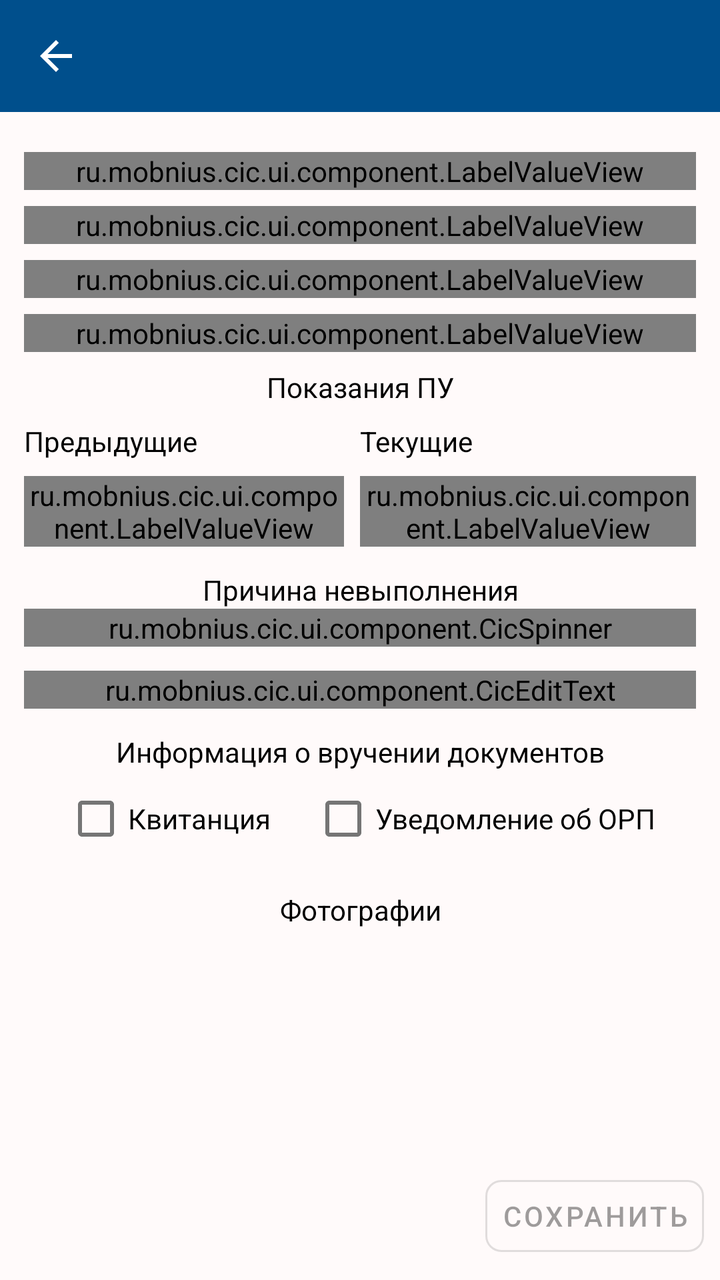
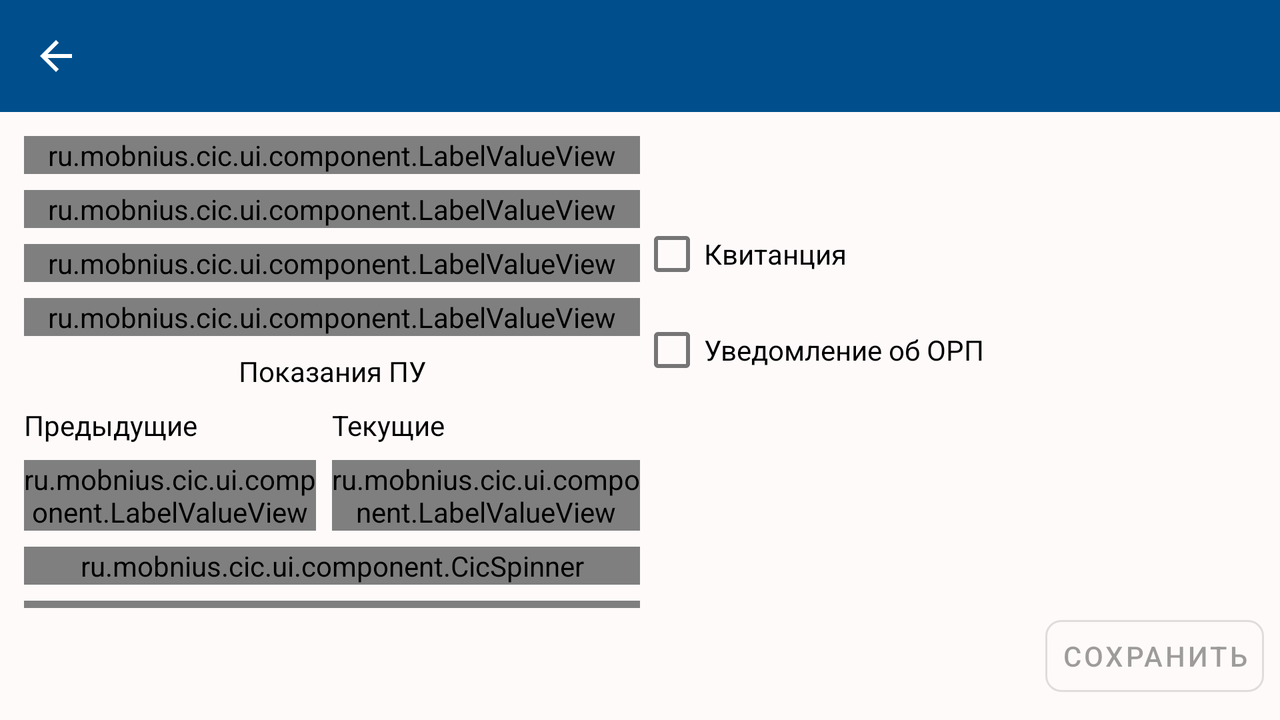

Two renders of one Android screen. The first uses the default layout on a phone; the second uses the alternative layout the repository ships for a different screen configuration, on a matching device. The two XML files are below.
<!-- AndroidManifest.xml: application theme LkkBlueTheme -->
<!-- res/layout/fragment_meter_result.xml -->
<?xml version="1.0" encoding="utf-8"?>
<androidx.constraintlayout.widget.ConstraintLayout xmlns:android="http://schemas.android.com/apk/res/android"
    xmlns:app="http://schemas.android.com/apk/res-auto"
    android:layout_width="match_parent"
    android:layout_height="match_parent">

    <com.google.android.material.appbar.MaterialToolbar
        android:id="@+id/fragment_meter_toolbar"
        android:layout_width="match_parent"
        android:layout_height="?attr/actionBarSize"
        android:background="@color/colorPrimary"
        app:layout_constraintTop_toTopOf="parent"
        app:navigationIcon="@drawable/ic_arrow_back_24"
        app:titleTextColor="@color/color_white" />

    <androidx.core.widget.NestedScrollView
        android:id="@+id/fragment_meter_scroll"
        android:layout_width="match_parent"
        android:layout_height="0dp"
        android:overScrollMode="never"
        app:layout_constraintBottom_toTopOf="@id/fragment_meter_save"
        app:layout_constraintTop_toBottomOf="@id/fragment_meter_toolbar">

        <androidx.constraintlayout.widget.ConstraintLayout
            android:layout_width="match_parent"
            android:layout_height="wrap_content"
            android:padding="@dimen/indent_l">

            <ru.mobnius.cic.ui.component.LabelValueView
                android:id="@+id/fragment_meter_dispatcher_comment"
                android:layout_width="match_parent"
                android:layout_height="wrap_content"
                android:visibility="gone"
                android:layout_marginTop="@dimen/indent_m"
                app:label="@string/dispatcher_comment"
                app:layout_constraintTop_toTopOf="parent" />

            <ru.mobnius.cic.ui.component.LabelValueView
                android:id="@+id/fragment_meter_account_number"
                android:layout_width="match_parent"
                android:layout_height="wrap_content"
                android:layout_marginTop="@dimen/indent_m"
                app:label="@string/account_number"
                app:layout_constraintTop_toBottomOf="@id/fragment_meter_dispatcher_comment" />


            <ru.mobnius.cic.ui.component.LabelValueView
                android:id="@+id/fragment_meter_owner_name"
                android:layout_width="match_parent"
                android:layout_height="wrap_content"
                android:layout_marginTop="@dimen/indent_m"
                app:label="@string/subscr_name"
                app:layout_constraintTop_toBottomOf="@id/fragment_meter_account_number" />


            <ru.mobnius.cic.ui.component.LabelValueView
                android:id="@+id/fragment_meter_device_number"
                android:layout_width="match_parent"
                android:layout_height="wrap_content"
                android:layout_marginTop="@dimen/indent_m"
                app:label="@string/device_number"
                app:layout_constraintTop_toBottomOf="@id/fragment_meter_owner_name" />

            <ru.mobnius.cic.ui.component.LabelValueView
                android:id="@+id/fragment_meter_device_type"
                android:layout_width="match_parent"
                android:layout_height="wrap_content"
                android:layout_marginTop="@dimen/indent_m"
                app:label="@string/device_type"
                app:layout_constraintTop_toBottomOf="@id/fragment_meter_device_number" />

            <androidx.appcompat.widget.AppCompatTextView
                android:id="@+id/fragment_meter_first_reading_title"
                android:layout_width="wrap_content"
                android:layout_height="wrap_content"
                android:layout_marginTop="@dimen/indent_m"
                android:labelFor="@id/fragment_meter_reading_layout"
                android:text="@string/meter_readings"
                app:layout_constraintEnd_toEndOf="parent"
                app:layout_constraintStart_toStartOf="parent"
                app:layout_constraintTop_toBottomOf="@id/fragment_meter_device_type" />

            <androidx.constraintlayout.widget.ConstraintLayout
                android:id="@+id/fragment_meter_reading_layout"
                android:layout_width="match_parent"
                android:layout_height="wrap_content"
                android:layout_marginTop="@dimen/indent_m"
                app:layout_constraintTop_toBottomOf="@id/fragment_meter_first_reading_title">

                <androidx.constraintlayout.widget.Guideline
                    android:id="@+id/fragment_meter_first_reading_guide"
                    android:layout_width="wrap_content"
                    android:layout_height="wrap_content"
                    android:orientation="vertical"
                    app:layout_constraintGuide_percent="0.5" />

                <androidx.appcompat.widget.AppCompatTextView
                    android:id="@+id/fragment_meter_previous_label"
                    android:layout_width="0dp"
                    android:layout_height="wrap_content"
                    android:layout_marginEnd="@dimen/indent_m"
                    android:text="@string/previous"
                    app:layout_constraintEnd_toStartOf="@id/fragment_meter_first_reading_guide"
                    app:layout_constraintStart_toStartOf="parent"
                    app:layout_constraintTop_toTopOf="parent" />

                <ru.mobnius.cic.ui.component.LabelValueView
                    android:id="@+id/fragment_meter_previous_date"
                    android:layout_width="0dp"
                    android:layout_height="wrap_content"
                    android:layout_marginTop="@dimen/indent_m"
                    android:layout_marginEnd="@dimen/indent_m"
                    app:label="@string/date"
                    app:layout_constraintEnd_toStartOf="@id/fragment_meter_first_reading_guide"
                    app:layout_constraintStart_toStartOf="parent"
                    app:layout_constraintTop_toBottomOf="@id/fragment_meter_previous_label" />

                <androidx.appcompat.widget.AppCompatTextView
                    android:id="@+id/fragment_meter_current_label"
                    android:layout_width="0dp"
                    android:layout_height="wrap_content"
                    android:text="@string/current"
                    app:layout_constraintEnd_toEndOf="parent"
                    app:layout_constraintStart_toEndOf="@id/fragment_meter_first_reading_guide"
                    app:layout_constraintTop_toTopOf="parent" />

                <ru.mobnius.cic.ui.component.LabelValueView
                    android:id="@+id/fragment_meter_current_date"
                    android:layout_width="0dp"
                    android:layout_height="wrap_content"
                    android:layout_marginTop="@dimen/indent_m"
                    app:label="@string/date"
                    app:layout_constraintEnd_toEndOf="parent"
                    app:layout_constraintStart_toEndOf="@id/fragment_meter_first_reading_guide"
                    app:layout_constraintTop_toBottomOf="@id/fragment_meter_current_label" />

            </androidx.constraintlayout.widget.ConstraintLayout>

            <androidx.recyclerview.widget.RecyclerView
                android:id="@+id/fragment_meter_meters_list"
                android:layout_width="match_parent"
                android:layout_height="wrap_content"
                android:overScrollMode="never"
                app:layout_constraintTop_toBottomOf="@id/fragment_meter_reading_layout" />

            <androidx.appcompat.widget.AppCompatTextView
                android:id="@+id/fragment_meter_failure_reason_label"
                android:layout_width="match_parent"
                android:layout_height="wrap_content"
                android:gravity="center"
                android:layout_marginTop="@dimen/indent_l"
                android:text="@string/failure_reason"
                app:layout_constraintTop_toBottomOf="@id/fragment_meter_meters_list" />

            <ru.mobnius.cic.ui.component.CicSpinner
                android:id="@+id/fragment_meter_failure_reason"
                android:layout_width="match_parent"
                android:layout_height="wrap_content"
                app:layout_constraintTop_toBottomOf="@id/fragment_meter_failure_reason_label" />

            <ru.mobnius.cic.ui.component.CicEditText
                android:id="@+id/fragment_meter_notice"
                android:layout_width="match_parent"
                android:layout_height="wrap_content"
                android:layout_marginTop="@dimen/indent_l"
                app:cicEditTextLabel="@string/notice"
                app:cicEditTextMaxLength="250"
                app:layout_constraintTop_toBottomOf="@id/fragment_meter_failure_reason" />

            <androidx.constraintlayout.widget.ConstraintLayout
                android:id="@+id/fragment_meter_checkbox_container"
                android:layout_width="match_parent"
                android:layout_height="wrap_content"
                android:orientation="horizontal"
                android:layout_marginTop="@dimen/indent_l"
                app:layout_constraintTop_toBottomOf="@id/fragment_meter_notice">

                <androidx.appcompat.widget.AppCompatTextView
                    android:id="@+id/fragment_meter_checkbox_container_label"
                    android:layout_width="match_parent"
                    android:layout_height="wrap_content"

                    android:gravity="center"
                    android:labelFor="@id/fragment_meter_reading_layout"
                    android:text="@string/document_delivery_info"
                    app:layout_constraintTop_toTopOf="parent" />

                <com.google.android.material.checkbox.MaterialCheckBox
                    android:id="@+id/fragment_meter_receipt"
                    android:layout_width="wrap_content"
                    android:layout_height="wrap_content"
                    android:text="@string/receipt"
                    app:layout_constraintEnd_toStartOf="@id/fragment_meter_notification_orp"
                    app:layout_constraintStart_toStartOf="parent"
                    app:layout_constraintTop_toBottomOf="@id/fragment_meter_checkbox_container_label" />

                <com.google.android.material.checkbox.MaterialCheckBox
                    android:id="@+id/fragment_meter_notification_orp"
                    android:layout_width="wrap_content"
                    android:layout_height="wrap_content"
                    android:text="@string/notification_orp"
                    app:layout_constraintEnd_toEndOf="parent"
                    app:layout_constraintStart_toEndOf="@id/fragment_meter_receipt"
                    app:layout_constraintTop_toBottomOf="@id/fragment_meter_checkbox_container_label" />

            </androidx.constraintlayout.widget.ConstraintLayout>

            <androidx.appcompat.widget.AppCompatTextView
                android:id="@+id/fragment_photo_label"
                android:layout_width="match_parent"
                android:layout_height="wrap_content"
                android:layout_marginTop="@dimen/indent_l"
                android:text="@string/photos"
                android:gravity="center"
                app:layout_constraintTop_toBottomOf="@id/fragment_meter_checkbox_container" />

            <androidx.appcompat.widget.AppCompatTextView
                android:id="@+id/fragment_photo_validation_message"
                android:layout_width="match_parent"
                android:layout_height="wrap_content"
                android:layout_marginTop="@dimen/indent_m"
                app:layout_constraintTop_toBottomOf="@id/fragment_photo_label" />

            <ProgressBar
                android:id="@+id/fragment_meter_image_loading"
                android:layout_width="wrap_content"
                android:layout_height="wrap_content"
                android:visibility="gone"
                app:layout_constraintEnd_toEndOf="parent"
                app:layout_constraintStart_toStartOf="parent"
                app:layout_constraintTop_toBottomOf="@id/fragment_photo_validation_message" />

            <androidx.recyclerview.widget.RecyclerView
                android:id="@+id/fragment_meter_image_list"
                android:layout_width="match_parent"
                android:layout_height="wrap_content"
                android:layout_marginTop="@dimen/indent_m"
                android:overScrollMode="never"
                app:layout_constraintEnd_toEndOf="parent"
                app:layout_constraintTop_toBottomOf="@id/fragment_meter_image_loading" />


        </androidx.constraintlayout.widget.ConstraintLayout>

    </androidx.core.widget.NestedScrollView>

    <com.google.android.material.button.MaterialButton
        android:id="@+id/fragment_meter_save"
        style="@style/Widget.MaterialComponents.Button.OutlinedButton"
        android:layout_width="wrap_content"
        android:layout_height="wrap_content"
        android:layout_margin="@dimen/indent_m"
        android:enabled="false"
        android:padding="@dimen/indent_m"
        android:text="@string/save"
        app:cornerRadius="@dimen/indent_m"
        app:layout_constraintBottom_toBottomOf="parent"
        app:layout_constraintEnd_toEndOf="parent" />

</androidx.constraintlayout.widget.ConstraintLayout>
<!-- resources referenced by this layout -->
<resources>
  <color name="colorPrimary">#004f8c</color>
  <color name="color_white">#ffffff</color>
  <dimen name="indent_l">12dp</dimen>
  <dimen name="indent_m">8dp</dimen>
  <!-- drawable ic_arrow_back_24 (drawable) -->
  <vector xmlns:android="http://schemas.android.com/apk/res/android"
      android:width="24dp"
      android:height="24dp"
      android:autoMirrored="true"
      android:tint="@color/color_white"
      android:viewportWidth="24"
      android:viewportHeight="24">
      <path
          android:fillColor="@android:color/white"
          android:pathData="M20,11H7.83l5.59,-5.59L12,4l-8,8 8,8 1.41,-1.41L7.83,13H20v-2z" />
  </vector>
  <string name="account_number">Номер лицевого счета</string>
  <string name="current">Текущие</string>
  <string name="date">Дата</string>
  <string name="device_number">Номер ПУ</string>
  <string name="device_type">Тип ПУ</string>
  <string name="dispatcher_comment">Комментарий диспетчера</string>
  <string name="document_delivery_info">Информация о вручении документов</string>
  <string name="failure_reason">Причина невыполнения</string>
  <string name="meter_readings">Показания ПУ</string>
  <string name="notice">Примечание</string>
  <string name="notification_orp">Уведомление об ОРП</string>
  <string name="photos">Фотографии</string>
  <string name="previous">Предыдущие</string>
  <string name="receipt">Квитанция</string>
  <string name="save">Сохранить</string>
  <string name="subscr_name">ФИО/Наименование</string>
  <style name="LkkBlueTheme" parent="Theme.MaterialComponents.Light.NoActionBar">
  
          <item name="colorPrimary">@color/colorPrimary</item>
          <item name="colorPrimaryDark">@color/colorPrimaryDark</item>
          <item name="colorAccent">@color/colorAccent</item>
          <item name="android:textColor">@color/color_black</item>
          <item name="colorError">@color/colorAccent</item>
          <item name="android:textColorHint">@color/colorHint</item>
          <item name="android:textColorSecondary">@color/color_white</item>
          <item name="android:windowBackground">@color/colorBackground</item>
      </style>
  <color name="colorPrimaryDark">#044069</color>
  <color name="colorAccent">#E73B23</color>
  <color name="color_black">#000000</color>
  <color name="colorHint">#878787</color>
  <color name="colorBackground">#FFFAFA</color>
</resources>
<!-- res/layout-land/fragment_meter_result.xml (the author's variant of the layout above) -->
<!-- drawn on the phone turned sideways -->
<?xml version="1.0" encoding="utf-8"?>
<androidx.constraintlayout.widget.ConstraintLayout xmlns:android="http://schemas.android.com/apk/res/android"
    xmlns:app="http://schemas.android.com/apk/res-auto"
    android:layout_width="match_parent"
    android:layout_height="match_parent">

    <com.google.android.material.appbar.MaterialToolbar
        android:id="@+id/fragment_meter_toolbar"
        android:layout_width="match_parent"
        android:layout_height="?attr/actionBarSize"
        android:background="@color/colorPrimary"
        app:layout_constraintTop_toTopOf="parent"
        app:navigationIcon="@drawable/ic_arrow_back_24"
        app:titleTextColor="@color/color_white" />


    <androidx.core.widget.NestedScrollView
        android:id="@+id/fragment_meter_scroll"
        android:layout_width="match_parent"
        android:layout_height="0dp"
        android:overScrollMode="never"
        app:layout_constraintBottom_toTopOf="@id/fragment_meter_save"
        app:layout_constraintTop_toBottomOf="@id/fragment_meter_toolbar">

        <androidx.constraintlayout.widget.ConstraintLayout
            android:layout_width="match_parent"
            android:layout_height="wrap_content"
            android:padding="@dimen/indent_l">

            <androidx.constraintlayout.widget.Guideline
                android:id="@+id/fragment_meter_main_guide_v50"
                android:layout_width="wrap_content"
                android:layout_height="wrap_content"
                android:orientation="vertical"
                app:layout_constraintGuide_percent="0.5" />

            <ru.mobnius.cic.ui.component.LabelValueView
                android:id="@+id/fragment_meter_dispatcher_comment"
                android:layout_width="0dp"
                android:layout_height="wrap_content"
                android:visibility="gone"
                app:label="@string/dispatcher_comment"
                app:layout_constraintEnd_toStartOf="@id/fragment_meter_main_guide_v50"
                app:layout_constraintStart_toStartOf="parent"
                app:layout_constraintTop_toTopOf="parent" />

            <ru.mobnius.cic.ui.component.LabelValueView
                android:id="@+id/fragment_meter_account_number"
                android:layout_width="0dp"
                android:layout_height="wrap_content"
                app:label="@string/account_number"
                app:layout_constraintEnd_toStartOf="@id/fragment_meter_main_guide_v50"
                app:layout_constraintStart_toStartOf="parent"
                app:layout_constraintTop_toBottomOf="@id/fragment_meter_dispatcher_comment" />


            <ru.mobnius.cic.ui.component.LabelValueView
                android:id="@+id/fragment_meter_owner_name"
                android:layout_width="0dp"
                android:layout_height="wrap_content"
                android:layout_marginTop="@dimen/indent_m"
                app:label="@string/subscr_name"
                app:layout_constraintEnd_toStartOf="@id/fragment_meter_main_guide_v50"
                app:layout_constraintStart_toStartOf="parent"
                app:layout_constraintTop_toBottomOf="@id/fragment_meter_account_number" />

            <ru.mobnius.cic.ui.component.LabelValueView
                android:id="@+id/fragment_meter_device_number"
                android:layout_width="0dp"
                android:layout_height="wrap_content"
                android:layout_marginTop="@dimen/indent_m"
                app:label="@string/device_number"
                app:layout_constraintEnd_toStartOf="@id/fragment_meter_main_guide_v50"
                app:layout_constraintStart_toStartOf="parent"
                app:layout_constraintTop_toBottomOf="@id/fragment_meter_owner_name" />

            <ru.mobnius.cic.ui.component.LabelValueView
                android:id="@+id/fragment_meter_device_type"
                android:layout_width="0dp"
                android:layout_height="wrap_content"
                android:layout_marginTop="@dimen/indent_m"
                app:label="@string/device_type"
                app:layout_constraintEnd_toStartOf="@id/fragment_meter_main_guide_v50"
                app:layout_constraintStart_toStartOf="parent"
                app:layout_constraintTop_toBottomOf="@id/fragment_meter_device_number" />

            <androidx.appcompat.widget.AppCompatTextView
                android:id="@+id/fragment_meter_first_reading_title"
                android:layout_width="wrap_content"
                android:layout_height="wrap_content"
                android:layout_marginTop="@dimen/indent_m"
                android:labelFor="@id/fragment_meter_reading_layout"
                android:text="@string/meter_readings"
                app:layout_constraintEnd_toStartOf="@id/fragment_meter_main_guide_v50"
                app:layout_constraintStart_toStartOf="parent"
                app:layout_constraintTop_toBottomOf="@id/fragment_meter_device_type" />

            <androidx.constraintlayout.widget.ConstraintLayout
                android:id="@+id/fragment_meter_reading_layout"
                android:layout_width="0dp"
                android:layout_height="wrap_content"
                android:layout_marginTop="@dimen/indent_m"
                app:layout_constraintEnd_toStartOf="@id/fragment_meter_main_guide_v50"
                app:layout_constraintStart_toStartOf="parent"
                app:layout_constraintTop_toBottomOf="@id/fragment_meter_first_reading_title">

                <androidx.constraintlayout.widget.Guideline
                    android:id="@+id/fragment_meter_first_reading_guide"
                    android:layout_width="wrap_content"
                    android:layout_height="wrap_content"
                    android:orientation="vertical"
                    app:layout_constraintGuide_percent="0.5" />

                <androidx.appcompat.widget.AppCompatTextView
                    android:id="@+id/fragment_meter_previous_label"
                    android:layout_width="0dp"
                    android:layout_height="wrap_content"
                    android:layout_marginEnd="@dimen/indent_m"
                    android:text="@string/previous"
                    app:layout_constraintEnd_toStartOf="@id/fragment_meter_first_reading_guide"
                    app:layout_constraintStart_toStartOf="parent"
                    app:layout_constraintTop_toTopOf="parent" />

                <ru.mobnius.cic.ui.component.LabelValueView
                    android:id="@+id/fragment_meter_previous_date"
                    android:layout_width="0dp"
                    android:layout_height="wrap_content"
                    android:layout_marginTop="@dimen/indent_m"
                    android:layout_marginEnd="@dimen/indent_m"
                    app:label="@string/date"
                    app:layout_constraintEnd_toStartOf="@id/fragment_meter_first_reading_guide"
                    app:layout_constraintStart_toStartOf="parent"
                    app:layout_constraintTop_toBottomOf="@id/fragment_meter_previous_label" />

                <androidx.appcompat.widget.AppCompatTextView
                    android:id="@+id/fragment_meter_current_label"
                    android:layout_width="0dp"
                    android:layout_height="wrap_content"
                    android:text="@string/current"
                    app:layout_constraintEnd_toEndOf="parent"
                    app:layout_constraintStart_toEndOf="@id/fragment_meter_first_reading_guide"
                    app:layout_constraintTop_toTopOf="parent" />

                <ru.mobnius.cic.ui.component.LabelValueView
                    android:id="@+id/fragment_meter_current_date"
                    android:layout_width="0dp"
                    android:layout_height="wrap_content"
                    android:layout_marginTop="@dimen/indent_m"
                    app:label="@string/date"
                    app:layout_constraintEnd_toEndOf="parent"
                    app:layout_constraintStart_toEndOf="@id/fragment_meter_first_reading_guide"
                    app:layout_constraintTop_toBottomOf="@id/fragment_meter_current_label" />

            </androidx.constraintlayout.widget.ConstraintLayout>

            <androidx.recyclerview.widget.RecyclerView
                android:id="@+id/fragment_meter_meters_list"
                android:layout_width="0dp"
                android:layout_height="wrap_content"
                android:layout_marginEnd="@dimen/indent_m"
                android:overScrollMode="never"
                app:layout_constraintEnd_toStartOf="@id/fragment_meter_main_guide_v50"
                app:layout_constraintStart_toStartOf="parent"
                app:layout_constraintTop_toBottomOf="@id/fragment_meter_reading_layout" />

            <ru.mobnius.cic.ui.component.CicSpinner
                android:id="@+id/fragment_meter_failure_reason"
                android:layout_width="0dp"
                android:layout_height="wrap_content"
                android:layout_marginTop="@dimen/indent_m"
                app:cicSpinnerLabel="@string/failure_reason"
                app:layout_constraintEnd_toStartOf="@id/fragment_meter_main_guide_v50"
                app:layout_constraintStart_toStartOf="parent"
                app:layout_constraintTop_toBottomOf="@id/fragment_meter_meters_list" />

            <ru.mobnius.cic.ui.component.CicEditText
                android:id="@+id/fragment_meter_notice"
                android:layout_width="0dp"
                android:layout_height="wrap_content"
                android:layout_marginTop="@dimen/indent_m"
                app:cicEditTextLabel="@string/notice"
                app:cicEditTextMaxLength="250"
                app:layout_constraintEnd_toStartOf="@id/fragment_meter_main_guide_v50"
                app:layout_constraintStart_toStartOf="parent"
                app:layout_constraintTop_toBottomOf="@id/fragment_meter_failure_reason" />

            <androidx.appcompat.widget.AppCompatTextView
                android:id="@+id/fragment_photo_validation_message"
                android:layout_width="0dp"
                android:layout_height="wrap_content"
                android:layout_marginTop="@dimen/indent_m"
                app:layout_constraintEnd_toEndOf="parent"
                app:layout_constraintStart_toEndOf="@id/fragment_meter_main_guide_v50"
                app:layout_constraintTop_toTopOf="parent" />

            <ProgressBar
                android:id="@+id/fragment_meter_image_loading"
                android:layout_width="wrap_content"
                android:layout_height="wrap_content"
                android:visibility="gone"
                app:layout_constraintEnd_toEndOf="parent"
                app:layout_constraintStart_toEndOf="@id/fragment_meter_main_guide_v50"
                app:layout_constraintTop_toBottomOf="@id/fragment_photo_validation_message" />

            <androidx.recyclerview.widget.RecyclerView
                android:id="@+id/fragment_meter_image_list"
                android:layout_width="0dp"
                android:layout_height="wrap_content"
                android:layout_marginTop="@dimen/indent_m"
                android:overScrollMode="never"
                app:layout_constraintEnd_toEndOf="parent"
                app:layout_constraintStart_toEndOf="@id/fragment_meter_main_guide_v50"
                app:layout_constraintTop_toBottomOf="@id/fragment_meter_image_loading" />

            <com.google.android.material.checkbox.MaterialCheckBox
                android:id="@+id/fragment_meter_receipt"
                android:layout_width="0dp"
                android:layout_height="wrap_content"
                android:text="@string/receipt"
                app:layout_constraintEnd_toEndOf="parent"
                app:layout_constraintStart_toEndOf="@id/fragment_meter_main_guide_v50"
                app:layout_constraintTop_toBottomOf="@id/fragment_meter_image_list" />


            <com.google.android.material.checkbox.MaterialCheckBox
                android:id="@+id/fragment_meter_notification_orp"
                android:layout_width="0dp"
                android:layout_height="wrap_content"
                android:text="@string/notification_orp"
                app:layout_constraintEnd_toEndOf="parent"
                app:layout_constraintStart_toEndOf="@id/fragment_meter_main_guide_v50"
                app:layout_constraintTop_toBottomOf="@id/fragment_meter_receipt" />

        </androidx.constraintlayout.widget.ConstraintLayout>

    </androidx.core.widget.NestedScrollView>

    <com.google.android.material.button.MaterialButton
        android:id="@+id/fragment_meter_save"
        style="@style/Widget.MaterialComponents.Button.OutlinedButton"
        android:layout_width="wrap_content"
        android:layout_height="wrap_content"
        android:layout_margin="@dimen/indent_m"
        android:enabled="false"
        android:padding="@dimen/indent_m"
        android:text="@string/save"
        app:cornerRadius="@dimen/indent_m"
        app:layout_constraintBottom_toBottomOf="parent"
        app:layout_constraintEnd_toEndOf="parent" />

</androidx.constraintlayout.widget.ConstraintLayout>
<!-- resources referenced by the variant -->
<!-- as the phone turned sideways resolves them -->
<resources>
  <color name="colorPrimary">#004f8c</color>
  <color name="color_white">#ffffff</color>
  <dimen name="indent_l">12dp</dimen>
  <dimen name="indent_m">8dp</dimen>
  <!-- drawable ic_arrow_back_24 (drawable) -->
  <vector xmlns:android="http://schemas.android.com/apk/res/android"
      android:width="24dp"
      android:height="24dp"
      android:autoMirrored="true"
      android:tint="@color/color_white"
      android:viewportWidth="24"
      android:viewportHeight="24">
      <path
          android:fillColor="@android:color/white"
          android:pathData="M20,11H7.83l5.59,-5.59L12,4l-8,8 8,8 1.41,-1.41L7.83,13H20v-2z" />
  </vector>
  <string name="account_number">Номер лицевого счета</string>
  <string name="current">Текущие</string>
  <string name="date">Дата</string>
  <string name="device_number">Номер ПУ</string>
  <string name="device_type">Тип ПУ</string>
  <string name="dispatcher_comment">Комментарий диспетчера</string>
  <string name="failure_reason">Причина невыполнения</string>
  <string name="meter_readings">Показания ПУ</string>
  <string name="notice">Примечание</string>
  <string name="notification_orp">Уведомление об ОРП</string>
  <string name="previous">Предыдущие</string>
  <string name="receipt">Квитанция</string>
  <string name="save">Сохранить</string>
  <string name="subscr_name">ФИО/Наименование</string>
  <style name="LkkBlueTheme" parent="Theme.MaterialComponents.Light.NoActionBar">
  
          <item name="colorPrimary">@color/colorPrimary</item>
          <item name="colorPrimaryDark">@color/colorPrimaryDark</item>
          <item name="colorAccent">@color/colorAccent</item>
          <item name="android:textColor">@color/color_black</item>
          <item name="colorError">@color/colorAccent</item>
          <item name="android:textColorHint">@color/colorHint</item>
          <item name="android:textColorSecondary">@color/color_white</item>
          <item name="android:windowBackground">@color/colorBackground</item>
      </style>
  <color name="colorPrimaryDark">#044069</color>
  <color name="colorAccent">#E73B23</color>
  <color name="color_black">#000000</color>
  <color name="colorHint">#878787</color>
  <color name="colorBackground">#FFFAFA</color>
</resources>
